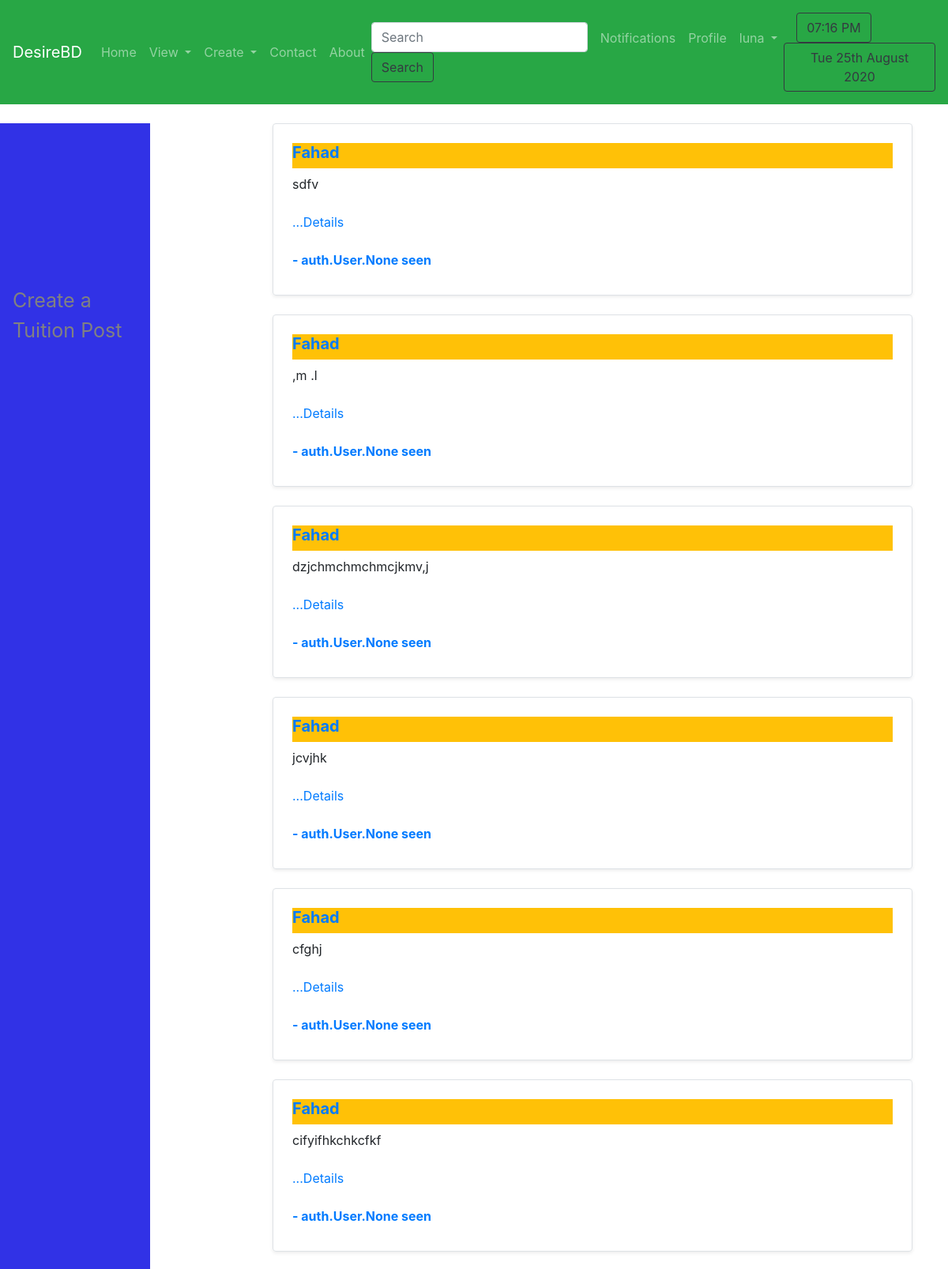
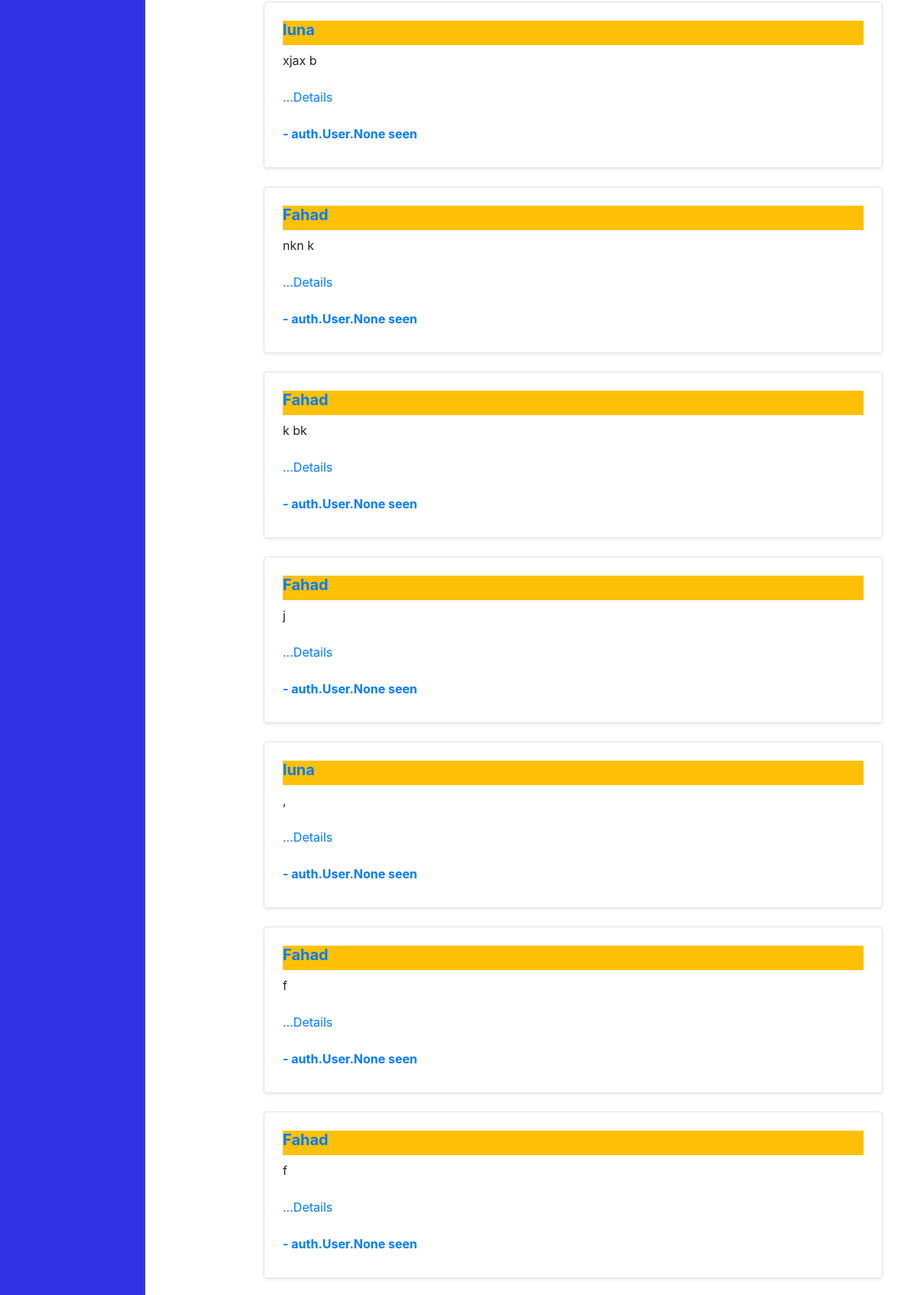
Page /posts/viewpost/ (signed in, upper part) on the committed database (2 pictures, top to bottom).
### posts/models.py (models this page shows, shortened)
class TuitionPost(models.Model):
    Choice_Medium = (
        ('Bangla_Medium', 'Bangla Medium'),
        ('English_Medium', 'English Medium'),
        ('Arabic_Medium', 'Arabic Medium'),
        ('Hindi_Medium', 'Hindi Medium'),
        ('Sports_Section', 'Sports Section'),
        ('Singing_Section', 'Singing Section'),
        ('Dance_Section', 'Dance Section'),
        ('Extra Curricular Activities', 'Extra Curricular Activities'),
        ('Language Learning', 'Language Learning'),
        ('Computer Learning', 'Computer Learning'),
    )
    Choice_Approach = (
        ('Online_Help', 'Online Help'),
        ('Phone_Help', 'Phone Help'),
        ('Provide_Hand_Notes', 'Provide Hand_Notes'),
        ('Video_Tutorials', 'Video Tutorials'),
    )
    Choice_style = (
        ('Group_Tuition', 'Group Tuition'),
        ('Private_Tuition', 'Private Tuition'),
    )
    Choice_Place = (
        ('Class_Rooms', 'Class Rooms'),
        ('Coaching_Center', 'Coaching Center'),
        ('Home_Visit', 'Home Visit'),
    )
    district = models.ForeignKey(District, on_delete=models.SET_NULL, null=True, related_name='district_set')
    preferedPlace = models.ManyToManyField(SubDistrict, related_name='place_set')
    style = MultiSelectField(choices=Choice_style, max_choices=3, max_length=100)
    place = MultiSelectField(choices=Choice_Place, max_choices=3, max_length=100)
    approach = MultiSelectField(choices=Choice_Approach,max_choices=3, max_length=100)
    medium = MultiSelectField(choices=Choice_Medium,max_choices=3, max_length=100)
    sno = models.AutoField(primary_key=True)
    subject = models.ManyToManyField(Subject, related_name='subject_set')
    class_in = models.ManyToManyField(Classes, related_name='classes_set')
    salary = models.CharField(max_length=100)
    days=models.CharField(max_length=100)
    time_available = models.CharField(max_length=200)
    content = models.TextField()
    author = models.ForeignKey(User, on_delete=models.CASCADE)
    views = models.ManyToManyField(User, related_name='post_view')
    likes = models.ManyToManyField(User,related_name='tuition_post')
    timeStamp = models.DateTimeField(default=now)

### posts/views.py (the view)
# urls.py: path('viewpost/', views.viewpost, name='viewpost'),
def viewpost(request):
    posts = TuitionPost.objects.all()
    params = {'posts': posts}
    return render(request, 'posts/viewpost.html', params)

### templates/posts/viewpost.html (shortened to what this page needs)
{% extends 'basic.html' %}
{% load humanize %}
{% block body %}
{% load crispy_forms_tags %}
{% load static %}
{% if user.is_authenticated %}
<div class="sidenav">
    <a class="nav-link" href="/posts/createpost/">Create a Tuition Post</a>
</div>
<div class="col-md-9 offset-md-3">
<div class="container">
    {% for item in posts %}
    <div class="col-md-12 ">
        <div class="row bg-succes no-gutters border rounded overflow-hidden flex-md-row mb-4 shadow-sm h-md-250 position-relative">
            <div class="col  p-4 d-flex flex-column position-static">
                <strong class="d-inline-block mb-2 bg-warning text-primary">
                    <h5><b>{{item.author}}</b></h5>
                </strong>
                <div class="preview">
                    <p class="card-text mb-auto">{{item.content|safe|truncatechars:350}}</p>
                    <br>
                    <p class="card-text mb-auto">{{item.words|safe|truncatechars:350}} <a href="/posts/{{item.sno}}/"
                            class="stretched-link">...Details</a></p>
                    <br>
                     <strong
                        class="d-inline-block mb-2 text-primary">
                        <span>- {{item.views}} seen</span></strong>
                </div>
            </div>
        </div>
    </div>
    {% endfor %}
</div>
</div>
{% else %}
<div class="mt-3">
    <h3>Please Login to see posts </h3>
</div>
{% endif %}
{% endblock %}

### templates/basic.html (shortened to what this page needs)
<!doctype html>
<html lang="en">
<head>
  <link rel="stylesheet" href="https://stackpath.bootstrapcdn.com/bootstrap/4.2.1/css/bootstrap.min.css"
>
{% load notifications_tags %}
{% load static %}
</head>
<body>
  <nav class="navbar navbar-expand-lg navbar-dark bg-success">
    <a class="navbar-brand" href="/profile/">DesireBD</a>
    <div class="collapse navbar-collapse" id="navbarSupportedContent">
      <ul class="navbar-nav mr-auto">
      <li class="nav-item {% block blogactive %}
      {% endblock blogactive %} ">
          <a class="nav-link" href="/profile/">Home</a>
        </li>
         <li class="nav-item dropdown">
        <a class="nav-link dropdown-toggle" href="#" id="navbarDropdown" role="button" data-toggle="dropdown" aria-haspopup="true" aria-expanded="false">
          View
        </a>
      </li>
      <li class="nav-item dropdown">
        <a class="nav-link dropdown-toggle" href="#" id="navbarDropdown" role="button" data-toggle="dropdown" aria-haspopup="true" aria-expanded="false">
          Create
        </a>
      </li>
        <li class="nav-item  {% block contactactive %}
      {% endblock contactactive %}">
          <a class="nav-link" href="/profile/contact/">Contact</a>
        </li>
        <li class="nav-item  {% block aboutactive %}
      {% endblock aboutactive %}">
          <a class="nav-link" href="/profile/about_us/">About</a>
        </li>
      </ul>
      <ul class="navbar-nav ml-auto">
        <form method="post" action="/posts/search/" class="form-inline my-2 my-lg-0">
          <input class="form-control mr-sm-2 " type="search" placeholder="Search" aria-label="Search" name="search"
            id="search">
          <button class="btn btn-outline-dark my-2 my-sm-0" type="submit">Search</button>
        </form>
        {% if user.is_authenticated %}
        <li class="nav-item {% block notifications %}
      {% endblock notifications %} ">
          <a class="nav-link" href="/profile/notification/">
            Notifications
          </a>
        </li>
        <li class="nav-item {% block userprofile %}
      {% endblock userprofile %} ">
          <a class="nav-link" href="/profile/userprofile/">Profile</a>
        </li>
        <li class="nav-item dropdown">
          <a class="nav-link dropdown-toggle" href="#" id="navbarDropdown" role="button" data-toggle="dropdown"
            aria-haspopup="true" aria-expanded="false">
            {{request.user}}
          </a>
        </li>
      </ul>
      {% endif %}
    </div>
  <div class="nav-item my-2">
        <div class="btn btn-outline-dark my-2 my-sm-0 mx-3"> {% now "h:i A" as current_time %}
          {{ current_time|center:"150"  }}
        </div>
        <div class="btn btn-outline-dark my-2 my-sm-0 ml-auto"> {% now "D jS F Y" %}
        </div>
  </div>
  </nav>
  <br>
  {% block body %} {% endblock %}
</body>
</html>

### rows in the picture
TuitionPost: author "Fahad", content "sdfv", views "auth.User.None"
TuitionPost: author "Fahad", content ",m .l", views "auth.User.None"
TuitionPost: author "Fahad", content "dzjchmchmchmcjkmv,j", views "auth.User.None"
TuitionPost: author "Fahad", content "jcvjhk", views "auth.User.None"
TuitionPost: author "Fahad", content "cfghj", views "auth.User.None"
TuitionPost: author "Fahad", content "cifyifhkchkcfkf", views "auth.User.None"
TuitionPost: author "luna", content "xjax b", views "auth.User.None"
TuitionPost: author "Fahad", content "nkn k", views "auth.User.None"
TuitionPost: author "Fahad", content "k bk", views "auth.User.None"
TuitionPost: author "Fahad", content "j", views "auth.User.None"
TuitionPost: author "luna", content ",", views "auth.User.None"
TuitionPost: author "Fahad", content "f", views "auth.User.None"
TuitionPost: author "Fahad", content "f", views "auth.User.None"

### other values in the picture
{{ request.user }} "luna"
{{ current_time|center:"150" }} "07:16 PM"
